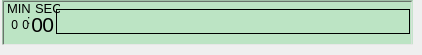
<?xml version="1.0" encoding="UTF-8"?>
<ui version="4.0">
 <class>LCDPanel</class>
 <widget class="QWidget" name="LCDPanel">
  <property name="geometry">
   <rect>
    <x>0</x>
    <y>0</y>
    <width>422</width>
    <height>55</height>
   </rect>
  </property>
  <property name="sizePolicy">
   <sizepolicy hsizetype="Fixed" vsizetype="Fixed">
    <horstretch>0</horstretch>
    <verstretch>0</verstretch>
   </sizepolicy>
  </property>
  <property name="minimumSize">
   <size>
    <width>411</width>
    <height>45</height>
   </size>
  </property>
  <property name="windowTitle">
   <string>LCD Panel</string>
  </property>
  <widget class="QLabel" name="background">
   <property name="geometry">
    <rect>
     <x>2</x>
     <y>0</y>
     <width>411</width>
     <height>45</height>
    </rect>
   </property>
   <property name="sizePolicy">
    <sizepolicy hsizetype="Fixed" vsizetype="Fixed">
     <horstretch>0</horstretch>
     <verstretch>0</verstretch>
    </sizepolicy>
   </property>
   <property name="styleSheet">
    <string notr="true">background-color: rgb(188, 228, 196);
border-radius: 0.3px;
background-position: center;
    background-origin: content;
    background-clip: padding;
border-top: 2px solid qlineargradient(spread:pad, x1:1, y1:1, x2:1, y2:0, stop:0 rgba(77, 77, 77, 255), stop:1 rgba(255, 255, 255, 0));
border-left: 2px solid qlineargradient(spread:pad, x1:1, y1:0, x2:0, y2:0, stop:0 rgba(77, 77, 77, 255), stop:1 rgba(255, 255, 255, 0));
border-right: 2px solid qlineargradient(spread:pad, x1:1, y1:0, x2:0, y2:0, stop:0 rgba(0, 0, 0, 0), stop:1 rgba(225, 226, 225, 255));
border-bottom: 1px solid #e7e7e7;</string>
   </property>
   <property name="text">
    <string/>
   </property>
  </widget>
  <widget class="QLabel" name="min">
   <property name="geometry">
    <rect>
     <x>7</x>
     <y>0</y>
     <width>25</width>
     <height>16</height>
    </rect>
   </property>
   <property name="font">
    <font>
     <pointsize>10</pointsize>
    </font>
   </property>
   <property name="text">
    <string>MIN</string>
   </property>
  </widget>
  <widget class="QLabel" name="sec">
   <property name="geometry">
    <rect>
     <x>35</x>
     <y>0</y>
     <width>25</width>
     <height>16</height>
    </rect>
   </property>
   <property name="font">
    <font>
     <pointsize>10</pointsize>
    </font>
   </property>
   <property name="text">
    <string>SEC</string>
   </property>
  </widget>
  <widget class="QLabel" name="frame">
   <property name="geometry">
    <rect>
     <x>56</x>
     <y>9</y>
     <width>354</width>
     <height>25</height>
    </rect>
   </property>
   <property name="styleSheet">
    <string notr="true">border-color: rgb(0, 0, 0);
border: 1px solid;</string>
   </property>
   <property name="text">
    <string/>
   </property>
  </widget>
  <widget class="QLabel" name="minuteDigit1">
   <property name="geometry">
    <rect>
     <x>6</x>
     <y>14</y>
     <width>12</width>
     <height>21</height>
    </rect>
   </property>
   <property name="text">
    <string>0</string>
   </property>
   <property name="alignment">
    <set>Qt::AlignRight|Qt::AlignTrailing|Qt::AlignVCenter</set>
   </property>
  </widget>
  <widget class="QLabel" name="secondDigit1">
   <property name="geometry">
    <rect>
     <x>31</x>
     <y>14</y>
     <width>12</width>
     <height>21</height>
    </rect>
   </property>
   <property name="font">
    <font>
     <pointsize>16</pointsize>
    </font>
   </property>
   <property name="text">
    <string>00</string>
   </property>
   <property name="alignment">
    <set>Qt::AlignRight|Qt::AlignTrailing|Qt::AlignVCenter</set>
   </property>
  </widget>
  <widget class="QLabel" name="colon">
   <property name="geometry">
    <rect>
     <x>27</x>
     <y>9</y>
     <width>8</width>
     <height>21</height>
    </rect>
   </property>
   <property name="text">
    <string>:</string>
   </property>
  </widget>
  <widget class="QLabel" name="minuteDigit2">
   <property name="geometry">
    <rect>
     <x>17</x>
     <y>14</y>
     <width>12</width>
     <height>21</height>
    </rect>
   </property>
   <property name="text">
    <string>0</string>
   </property>
   <property name="alignment">
    <set>Qt::AlignRight|Qt::AlignTrailing|Qt::AlignVCenter</set>
   </property>
  </widget>
  <widget class="QLabel" name="secondDigit2">
   <property name="geometry">
    <rect>
     <x>42</x>
     <y>14</y>
     <width>12</width>
     <height>21</height>
    </rect>
   </property>
   <property name="font">
    <font>
     <pointsize>16</pointsize>
    </font>
   </property>
   <property name="text">
    <string>00</string>
   </property>
   <property name="alignment">
    <set>Qt::AlignRight|Qt::AlignTrailing|Qt::AlignVCenter</set>
   </property>
  </widget>
 </widget>
 <resources/>
 <connections/>
</ui>
